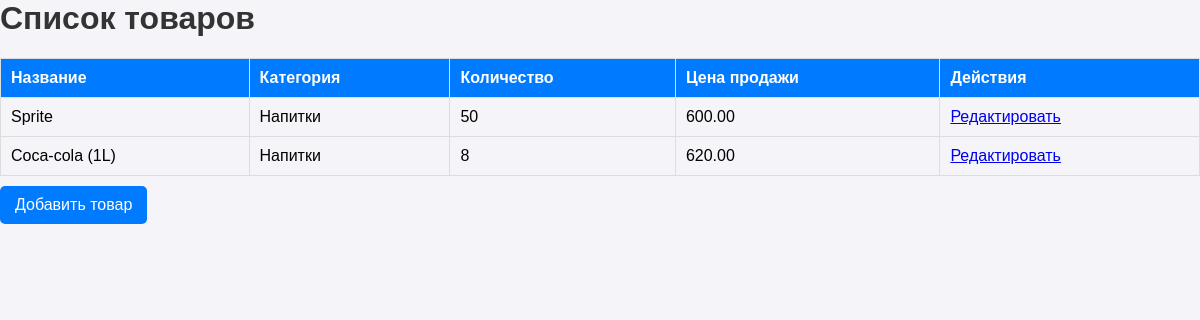
/products/, run on an earlier commit of the app's database.
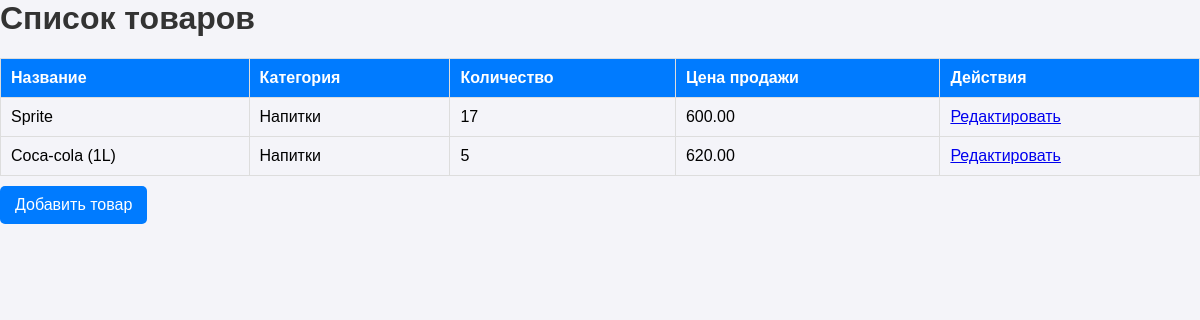
And on a later commit of the database.
### inventory/models.py (models this page shows, shortened)
class Product(models.Model):
    name = models.CharField(max_length=100)
    description = models.TextField(blank=True, null=True)
    category = models.ForeignKey(Category, on_delete=models.CASCADE)
    quantity = models.PositiveIntegerField(default=0)
    purchase_price = models.DecimalField(max_digits=10, decimal_places=2)
    sale_price = models.DecimalField(max_digits=10, decimal_places=2)

class Category(models.Model):
    name = models.CharField(max_length=100, unique=True)
    def __str__(self):
        return self.name

### inventory/views.py (the view)
# urls.py: path('products/', views.product_list, name='product_list'),
def product_list(request):
    products = Product.objects.all()
    return render(request, 'inventory/product_list.html', {'products': products})

### inventory/templates/inventory/product_list.html (shortened to what this page needs)
<h1>Список товаров</h1>
<table>
    <tr>
        <th>Название</th>
        <th>Категория</th>
        <th>Количество</th>
        <th>Цена продажи</th>
        <th>Действия</th>
    </tr>
    {% for product in products %}
    <tr>
        <td>{{ product.name }}</td>
        <td>{{ product.category }}</td>
        <td>{{ product.quantity }}</td>
        <td>{{ product.sale_price }}</td>
        <td>
            <a href="{% url 'edit_product' product.pk %}">Редактировать</a>
        </td>
    </tr>
    {% endfor %}
</table>
<a href="{% url 'add_product' %}" class="add-btn">Добавить товар</a>

What changed in the data, as far as the page shows it:
changed Product "Sprite": quantity "50" → "17"
changed Product "Coca-cola (1L)": quantity "8" → "5"
